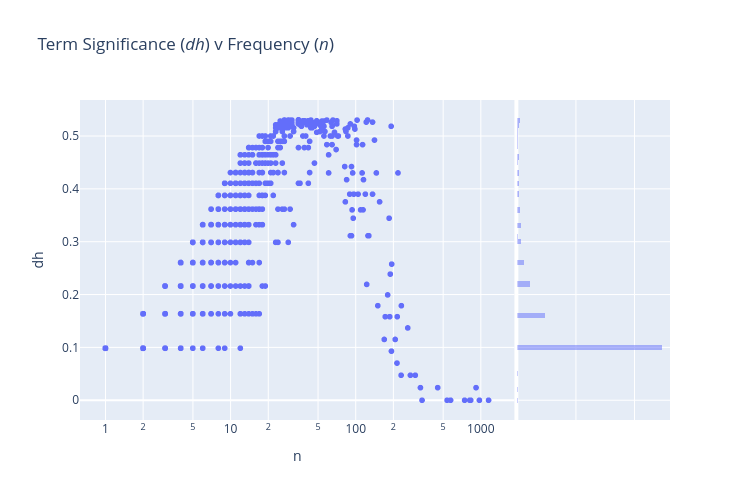

Notebook source saved alongside this figure:
### Code cell
px.scatter(VOCAB.reset_index(), 'n', 'dh', 
           log_x=True, 
           width=750, height=500,
           hover_name='term_str',
           marginal_y='histogram',
          title="Term Significance (<i>dh</i>) v Frequency (<i>n</i>)")

### Figure 1 — Plotly figure (JSON) as saved in the notebook; plotly's stock layout.template omitted (floating-point values rounded to 4 significant figures; data arrays with more than 128 entries replaced by an {"elided": "..."} marker saying what was removed)
{"data": [{"hovertemplate": "<b>%{hovertext}</b><br><br>n=%{x}<br>dh=%{y}<extra></extra>", "hovertext": {"elided": "3767 str values"}, "legendgroup": "", "marker": {"color": "#636efa", "symbol": "circle"}, "mode": "markers", "name": "", "showlegend": false, "type": "scattergl", "x": {"elided": "3767 int values"}, "xaxis": "x", "y": {"elided": "3767 float values"}, "yaxis": "y"}, {"bingroup": "y", "hovertemplate": "dh=%{y}<br>count=%{x}<extra></extra>", "legendgroup": "", "marker": {"color": "#636efa"}, "name": "", "opacity": 0.5, "showlegend": false, "type": "histogram", "xaxis": "x2", "y": {"elided": "3767 float values"}, "yaxis": "y2"}], "layout": {"barmode": "overlay", "height": 500, "legend": {"tracegroupgap": 0}, "title": {"text": "Term Significance (<i>dh</i>) v Frequency (<i>n</i>)"}, "width": 750, "xaxis": {"anchor": "y", "domain": [0, 0.7363], "title": {"text": "n"}, "type": "log"}, "xaxis2": {"anchor": "y2", "domain": [0.7413, 1], "matches": "x2", "showgrid": true, "showline": false, "showticklabels": false, "ticks": ""}, "yaxis": {"anchor": "x", "domain": [0, 1], "title": {"text": "dh"}}, "yaxis2": {"anchor": "x2", "domain": [0, 1], "matches": "y", "showgrid": true, "showticklabels": false}}}
